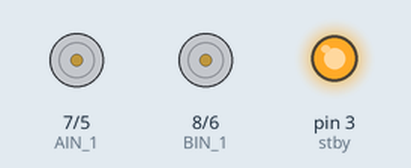
Simulated run of this sketch. Board: Arduino Uno, built with avr-gcc and run on an emulated ATmega328P. Shown: direction and speed pins drawn as motors (green arrow = direction pin HIGH = forward, orange = LOW = backward, longer = more drive, stopped while the standby pin is LOW), output pins drawn as LEDs (lit = HIGH).

Above: at 1.0 s.
At 3.0 s:
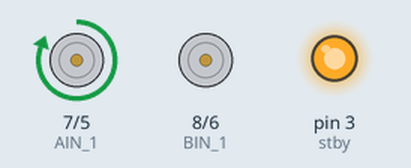
At 7.0 s:
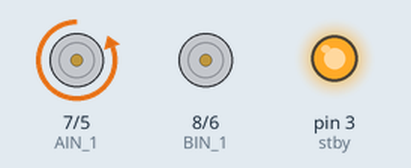
At 11.0 s:
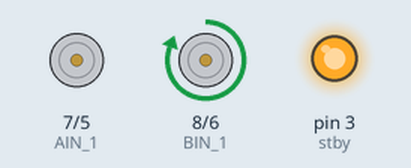
At 15.0 s:
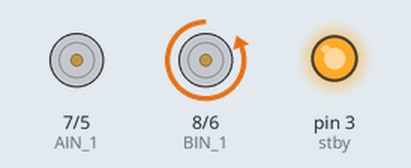
At 17.0 s:
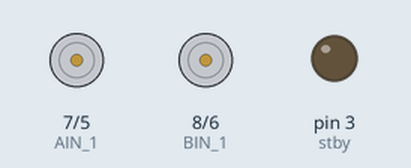
Timing chart, 0 to 20.7 s (numbered marks = the images above):
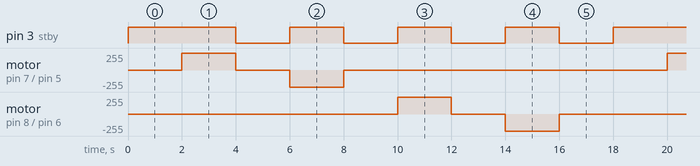

The sketch:

motor_test.ino
```cpp
#define PWMA 5      //controls power to right motor
#define PWMB 6      //controls power to left motor
#define BIN_1 8     //controls direction of left motor (High = forward, low = backward)
#define AIN_1 7     //controls direction of right motor (High = forward, low = backward)
#define stby 3      // puts H-bridge in standby (low = standby, high = run)


void setup() {
  pinMode(PWMA, OUTPUT); //set IO pin to output
  pinMode(PWMB, OUTPUT);
  pinMode(AIN_1, OUTPUT);
  pinMode(BIN_1, OUTPUT);
  pinMode(stby, OUTPUT);
  digitalWrite(stby, HIGH); //enables motors to drive
  digitalWrite(PWMA, LOW);
}

void loop() {
  //while (digitalRead(modeswitch) == 1) //wait for modeswitch to be pressed
  //;

  delay(2000);

  //test right wheels for 2 seconds
  digitalWrite(AIN_1, HIGH);
  digitalWrite(PWMA, HIGH);
  delay(2000);

  //stop for 2 seconds
  stoptime(2000);

  //drive backwards for 2 seconds
  digitalWrite(AIN_1, LOW);
  digitalWrite(PWMA, HIGH);
  delay(2000);

  stoptime(2000);
  digitalWrite(PWMA, LOW);

  //test left wheels for 2 seconds
  digitalWrite(BIN_1, HIGH);
  digitalWrite(PWMB, HIGH);
  delay(2000);

  //stop for 2 seconds
  stoptime(2000);

  //drive backwards for 2 seconds
  digitalWrite(BIN_1, LOW);
  digitalWrite(PWMB, HIGH);
  delay(2000);

  stoptime(2000);
  digitalWrite(PWMB, LOW);

}

void stoptime(int mS){
  digitalWrite(stby, LOW);
  delay(mS);
  digitalWrite(stby, HIGH);
}
```

Measured:
- by itself, pin 3 (stby): goes 3 × (LOW 2.0 s, HIGH 2.0 s), LOW 2.0 s, HIGH 4.0 s, 3 × (LOW 2.0 s, HIGH 2.0 s), LOW 2.0 s, then HIGH
- by itself, motor on pin 7 (AIN_1) / pin 5 (PWMA): stopped → forward 255/255 at 2.0 s, → stopped 2.0 s later, → backward 255/255 2.0 s later, → stopped 2.0 s later, … (9 changes in this stretch)
- by itself, motor on pin 8 (BIN_1) / pin 6 (PWMB): stopped → forward 255/255 at 10.0 s, → stopped 2.0 s later, → backward 255/255 2.0 s later, → stopped 2.0 s later, … (8 changes in this stretch)
